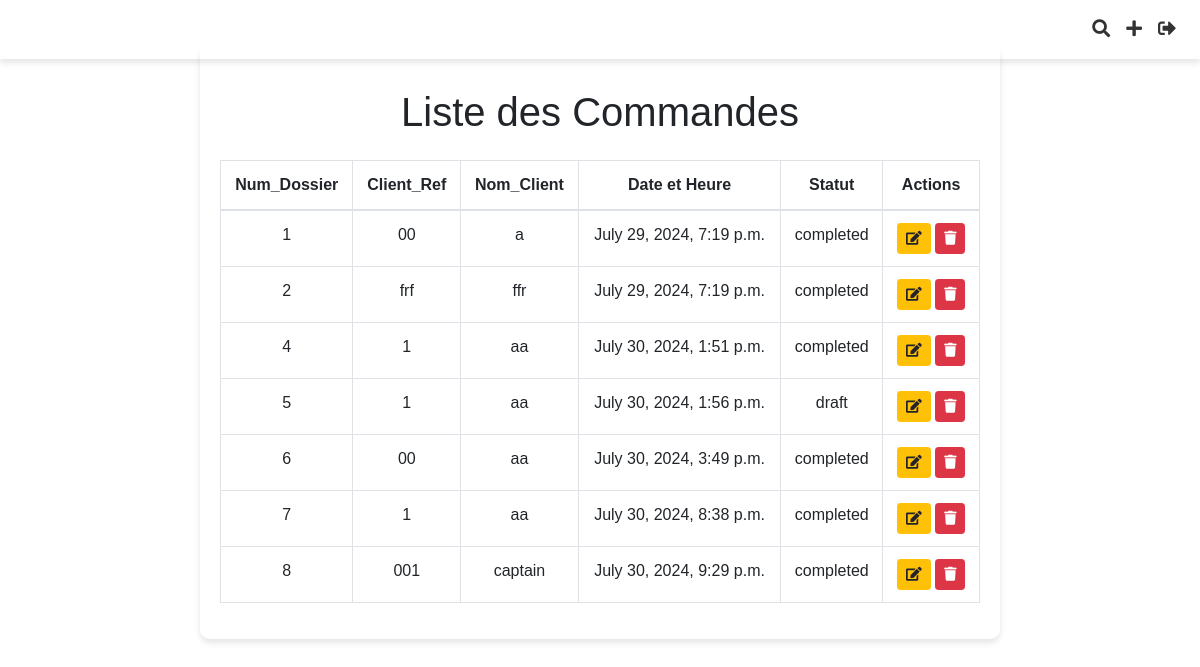
Before: /application/commandes/ (signed in) with the older database file.
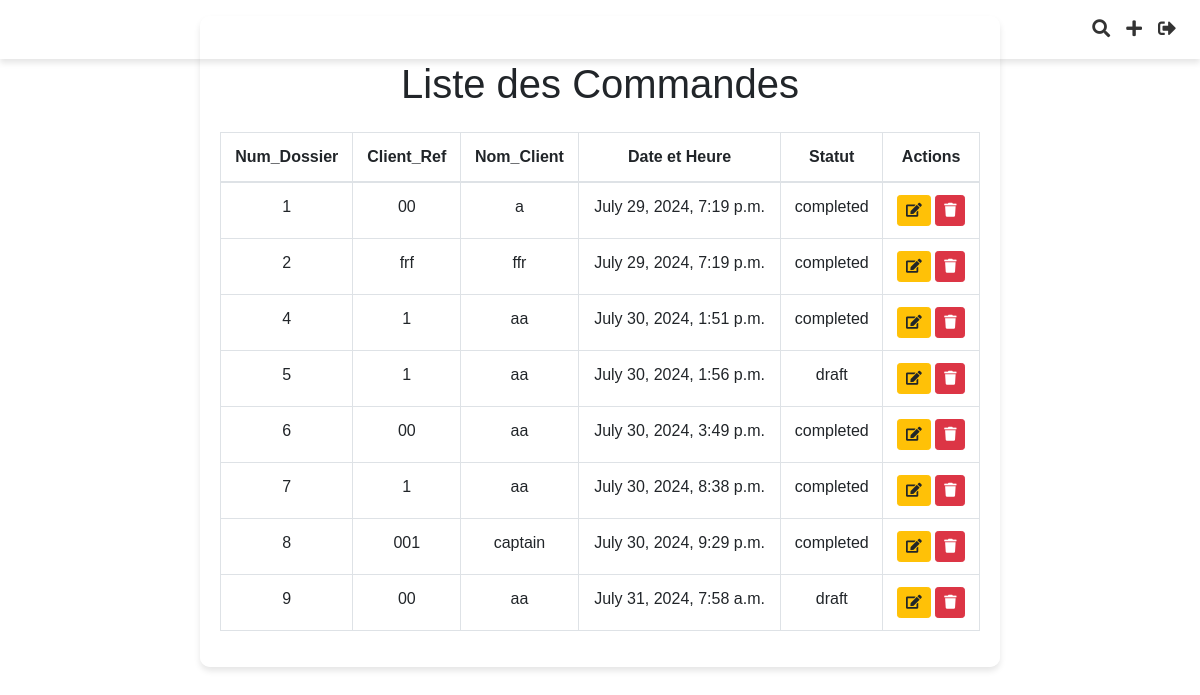
After: the same page with the newer database file.
### Application/models.py (models this page shows, shortened)
class Commande(models.Model):
    order_id = models.AutoField(primary_key=True)  # Auto-incremented primary key
    date_time = models.DateTimeField(auto_now_add=True)
    company_reference_number = models.CharField(max_length=100)
    client_name = models.CharField(max_length=100, default="")  # New field
    adresse = models.CharField(max_length=255, blank=True, null=True)
    email = models.EmailField(blank=True, null=True)
    fax = models.CharField(max_length=50, blank=True, null=True)
    ice = models.CharField(max_length=50, blank=True, null=True)
    infographiste = models.CharField(max_length=100, blank=True, null=True)
    order_status = models.CharField(max_length=50, choices=[ ('draft', 'Draft'),
        ('completed', 'Completed'),
        ('devis', 'Devis'),
        ('facture', 'Facture'),
        ('bon_livraison', 'Bon de Livraison'),
        ('situation_client', 'Situation Client')
    ])
    designations_data = models.JSONField(default=list)  # Renamed field
    options_data = models.JSONField(default=dict)  # Renamed field

### Application/views.py (the view)
# urls.py: path('commandes/', views.liste_commandes, name='liste_commandes'),
@login_required
def liste_commandes(request):
    query = request.GET.get('q')
    if query:
        commandes = Commande.objects.filter(
            Q(order_id__icontains=query) |
            Q(company_reference_number__icontains=query) |
            Q(client_name__icontains=query) |
            Q(order_status__icontains=query)
        )
    else:
        commandes = Commande.objects.all()
    is_director = request.user.groups.filter(name='Directeurs').exists()
    return render(request, 'Application/liste_commandes.html', {'commandes': commandes, 'is_director': is_director})

### Application/templates/Application/liste_commandes.html (shortened to what this page needs)
{% extends "base.html" %}
{% block content %}
<h1 class="text-center my-4">Liste des Commandes</h1>
<div class="d-flex justify-content-center">
    <div class="table-responsive">
    <table class="table table-bordered text-center">
        <thead>
            <tr>
                <th>Num_Dossier</th>
                <th>Client_Ref</th>
                <th>Nom_Client</th>
                <th>Date et Heure</th>
                <th>Statut</th>
                <th>Actions</th>
            </tr>
        </thead>
        <tbody>
            {% for commande in commandes %}
            <tr>
                <td>{{ commande.order_id }}</td>
                <td>{{ commande.company_reference_number }}</td>
                <td>{{ commande.client_name }}</td>
                <td>{{ commande.date_time }}</td>
                <td>{{ commande.order_status }}</td>
                <td>
                    <a href="{% url 'modifier_commande' commande.pk %}" class="btn btn-sm btn-warning"><i class="fas fa-edit"></i></a>
                    <a href="{% url 'supprimer_commande' commande.pk %}" class="btn btn-sm btn-danger"><i class="fas fa-trash"></i></a>
                </td>
            </tr>
            {% endfor %}
        </tbody>
    </table>
</div>
</div>
{% endblock %}

### Application/templates/base.html (shortened to what this page needs)
<!DOCTYPE html>
<html lang="en">
<head>
    {% load static %}
    <link href="https://maxcdn.bootstrapcdn.com/bootstrap/4.5.2/css/bootstrap.min.css" rel="stylesheet">
    <link rel="stylesheet" href="https://cdnjs.cloudflare.com/ajax/libs/font-awesome/5.15.4/css/all.min.css">
    <link rel="stylesheet" href="{% static 'css/style.css' %}">
</head>
<body>
<nav class="navbar navbar-expand-lg navbar-light">
    <div class="collapse navbar-collapse" id="navbarNav">
        <ul class="navbar-nav ml-auto">
            <li class="nav-item">
                <a class="nav-link" href="#" id="search-toggle"><i class="fas fa-search"></i></a>
            </li>
            {% if not is_director %}
            <li class="nav-item">
                <a class="nav-link" href="{% url 'ajouter_commande' %}"><i class="fas fa-plus"></i></a>
            </li>
            {% endif %}
            <li class="nav-item">
                <a class="nav-link" href="{% url 'logout' %}"><i class="fas fa-sign-out-alt"></i></a>
            </li>
        </ul>
    </div>
</nav>
<div class="content-wrapper">
    <div class="container">
        {% block content %}
        {% endblock %}
    </div>
</div>
</body>
</html>

### Application/static/Application/images/css/style.css (style rules this page uses)
body { background-image: url("Application/images/hajar familia_Plan de travail 1.png"); background-size: cover; background-position: center; background-attachment: fixed; background-repeat: no-repeat; background-color: rgba(255, 255, 255, 0); }
.navbar { margin-bottom: 20px; background: rgba(255, 255, 255, 0); box-shadow: 0 4px 6px rgba(0, 0, 0, 0.1); animation: glow 1.5s ease-in-out infinite alternate; }
.navbar-nav .nav-item .nav-link { font-size: 18px; font-weight: bold; color: #333; }
.container { background: rgba(255, 255, 255, 0); padding: 20px; border-radius: 10px; box-shadow: 0 4px 6px rgba(0, 0, 0, 0.1); }

Changed rows visible on the page:
added Commande: order_id "9", company_reference_number "00", client_name "aa", date_time "July 31, 2024, 7:58 a.m.", order_status "draft"
